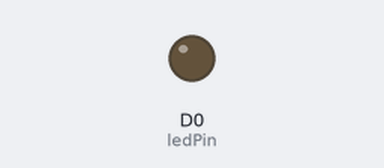
This sketch was run on a simulated Arduino Zero (SAMD21). Shown: output pins drawn as LEDs (lit = HIGH).

Above: at 1.2 s.
At 5.1 s:
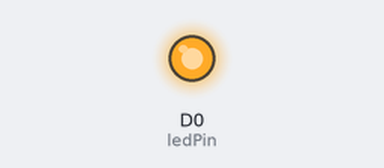
Timing chart, 0 to 13.3 s (numbered marks = the images above):
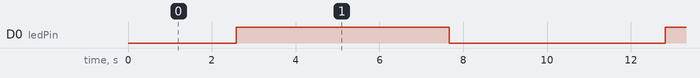

Measured:
- by itself, D0 (ledPin): alternates HIGH for 5.1 s and LOW for 5.2 s

The sketch:

led_dimming_pwm.ino
```cpp
const int ledPin = 0; // PWM pin
int brightness = 0; // brightness

void setup() {
  pinMode(ledPin, OUTPUT); // Set LED pin as output
  analogWriteResolution(12); // Set PWM resolution to 12-bit (0-4095)
}

void loop() {
  // Increase brightness
  for (int i = 0; i <= 255; i++) {
    brightness = map(i, 0, 255, 0, 4095); // Convert 8-bit to 12-bit
    analogWrite(ledPin, brightness); // Set brightness
    delay(20); // transition
  }

  // Decrease brightness
  for (int i = 255; i >= 0; i--) {
    brightness = map(i, 0, 255, 0, 4095); // Convert 8-bit to 12-bit
    analogWrite(ledPin, brightness); // Set brightness
    delay(20);
  }
}
```
